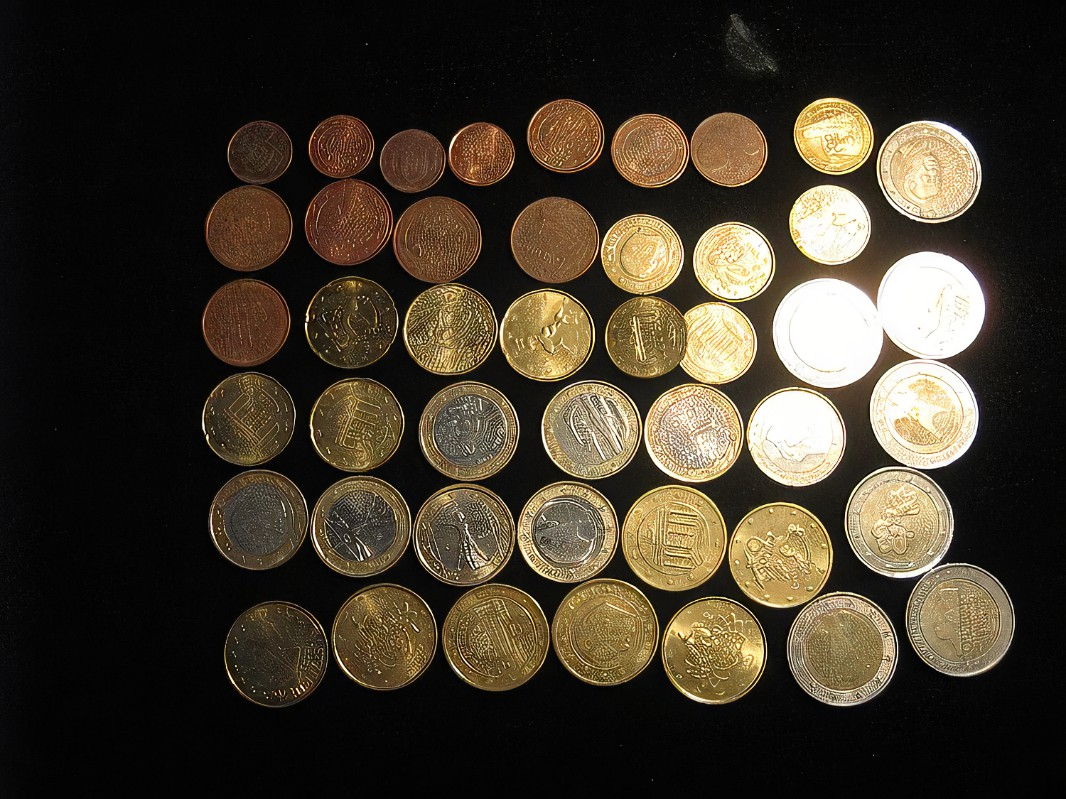
//> input picture zuoye3_12_23/zuoye3_12_23_1/input/question1.jpg, 1066 x 799 px
$ ./main   (built with g++ and OpenCV 4)
//> lines starting //> are read from the running program, lines starting //| are printed output that depends on the picture


#include <opencv2/opencv.hpp>
#include <bits/stdc++.h>
using namespace std;
using namespace cv;
    int maxv=255;
    vector<vector<Point>> sur;
    Mat picture=imread("../input/question1.jpg");
    Mat gray_1,black;
    Mat pic;

// [9 lines of commented-out code are left out]
int main(){

    picture=imread("../input/question1.jpg");
//> picture is the input picture: 799 rows x 1066 cols, CV_8UC3; mean B, G, R 42.5, 56.3, 64.8
    cvtColor(picture,gray_1,COLOR_BGR2GRAY);
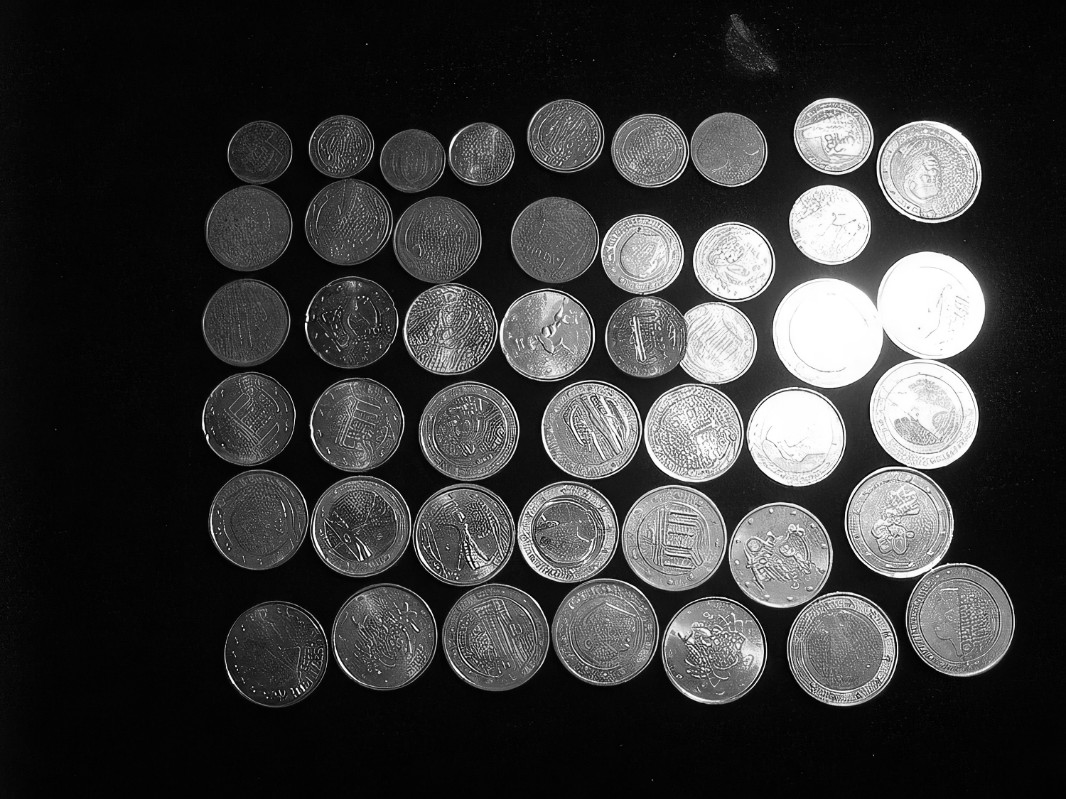
//> gray_1: 799 rows x 1066 cols, CV_8UC1; min 0, max 255, mean 57.2
    adaptiveThreshold(gray_1,black,255,ADAPTIVE_THRESH_GAUSSIAN_C,THRESH_BINARY,3,0);
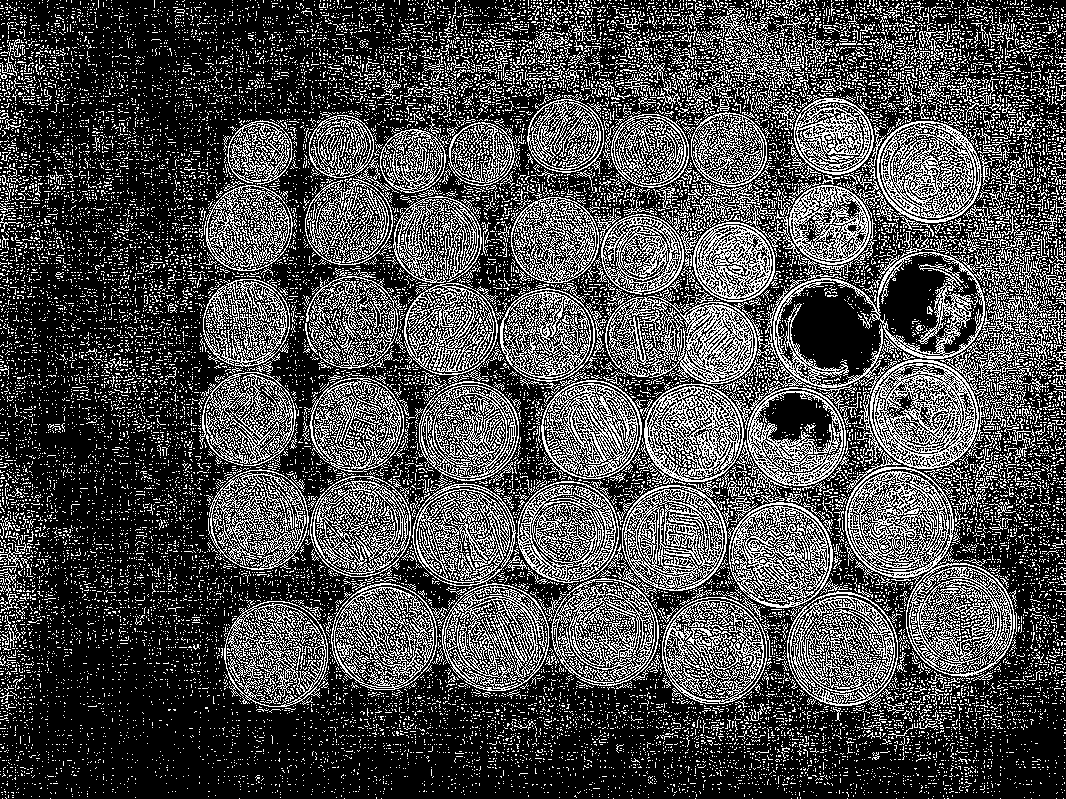
//> black: 799 rows x 1066 cols, CV_8UC1; 29.1% white in thin lines or dots
    findContours(black,sur,RETR_EXTERNAL,CHAIN_APPROX_SIMPLE);
//> sur = 22194 contours
    pic=picture.clone();
    drawContours(picture,sur,-1,Scalar(0,0,255),2);
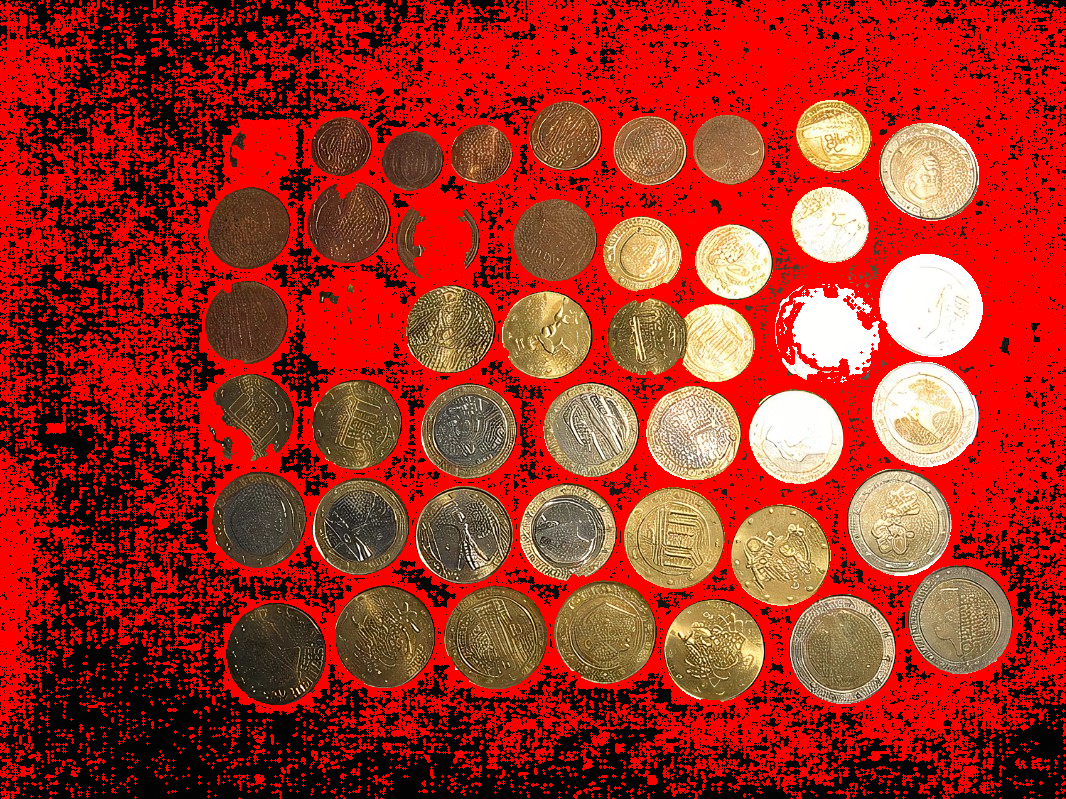
//> picture: 799 rows x 1066 cols, CV_8UC3; mean B, G, R 32.9, 44.4, 163.7
    std::string address="../output/coins/",nam="coin_";
    for (int i=0;i<sur.size();i++){
        double are=contourArea(sur[i]);
        if(are<500){
            continue;
        }
        Rect rect=boundingRect(sur[i]);

        Mat new22=pic(rect);
        string new_name=nam+to_string(i);
        string new_add=address+new_name+".jpg";
        imwrite(new_add,new22);
        cout<<"New it is "<<i<<endl;
    }
//> this loop made 22194 passes
//> (are, rect) on passes 5619, 5725, 5882, 6134, 6285, 7743, 8137, 8201, 8251, 8463, 8661, 8728: (8616.5, Rect(224, 601, 104, 106)), (8765.5, Rect(662, 597, 105, 107)), (9842.5, Rect(787, 591, 111, 115)), (8641, Rect(331, 583, 107, 107)), (8907, Rect(547, 578, 112, 108)), (8515, Rect(728, 502, 105, 106)), (8641, Rect(622, 485, 105, 106)), (16992.5, Rect(412, 483, 138, 208)), (7967.5, Rect(517, 481, 102, 102)), (7959.5, Rect(310, 475, 101, 102)), (7652.5, Rect(209, 469, 100, 101)), (18991, Rect(845, 466, 170, 211))
//> are on passes 1 to 6: 0, 0, 0, 0, 0, 0
//| New it is 5618
//| New it is 5724
//| New it is 5881
//| New it is 6133
//| New it is 6284
//| New it is 7742
//| New it is 8136
//| New it is 8200
//> (output is shown up to pass 8201 of 22194)
    imwrite("../output/question1.jpg",picture);
    imwrite("../output/gray.jpg",black);
    return 0;
}
